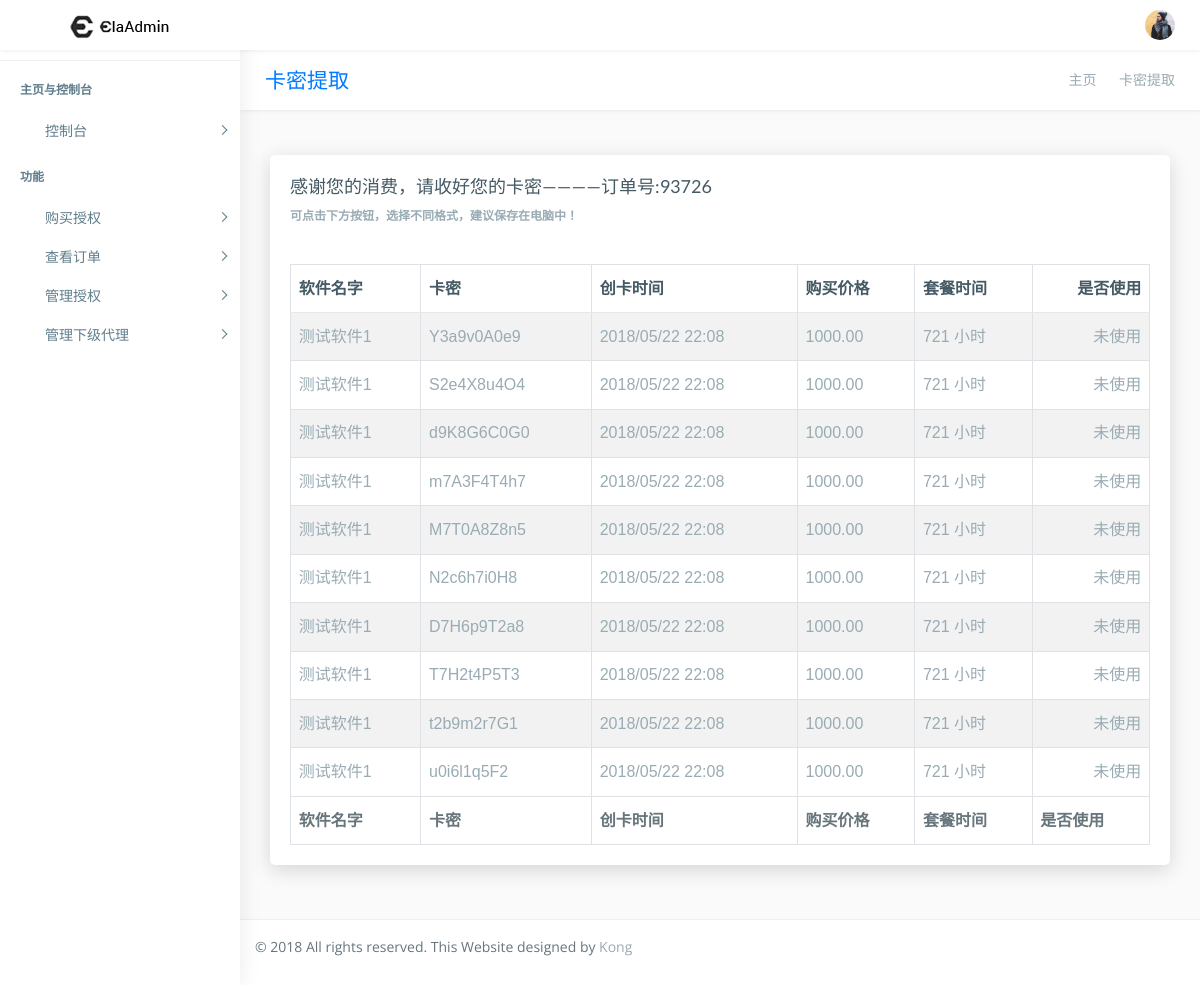
The page /shop/check_deal/93726/ (signed in) on the database its author committed.
### main_app/models.py (models this page shows, shortened)
class Deal_record(models.Model):
    time = models.DateTimeField(verbose_name="交易时间",auto_now_add=True)
    deal_code = models.CharField(verbose_name="交易编号",max_length=5)
    acount = models.ForeignKey(User,verbose_name="交易账户")
    money = models.DecimalField(max_digits=8,decimal_places=2,verbose_name="交易金额",default=0)
    symbol =models.BooleanField(default=True,verbose_name="正负符号") #如果为True，就是交易为入账，如果为负，账户出账
    notes = models.CharField(default="无",verbose_name="交易备注",max_length=30,blank=True)

class Time_code(models.Model):
    software = models.ForeignKey(Software, verbose_name="软件对象")
    time = models.PositiveIntegerField(verbose_name="时长")
    code = models.CharField(verbose_name="卡密",max_length=10)
    cost = models.DecimalField(max_digits=8,decimal_places=2,verbose_name="价格",default=0)
    proxy_man = models.ForeignKey(User,verbose_name="代理",null=True)
    used = models.BooleanField(verbose_name="是否使用过",default=False)
    deal_object = models.ForeignKey(Deal_record,verbose_name="交易对象",null=True)
    begin_time = models.DateTimeField(verbose_name="创卡时间",default=timezone.now)

class Software(models.Model):
    software_id = models.PositiveIntegerField(verbose_name="软件ID", unique=True)
    software_name = models.CharField(verbose_name="软件名", max_length=30)
    software_version_number = models.CharField(verbose_name="软件版本号", max_length=30,default="V1.0")
    software_each_time = models.PositiveIntegerField(verbose_name="套餐时间（按小时计算）",default=720)
    software_cost = models.DecimalField(max_digits=8,decimal_places=2,verbose_name="软件价格",default=0)
    software_try = models.BooleanField(verbose_name="是否开启试用",default=False)
    software_try_hours = models.PositiveIntegerField(verbose_name="试用时长",default=0)

### main_app/views/web/base_web.py (the view)
# urls.py: url(r'^shop/check_deal/(?P<deal_code>[0-9]+)/$',check_deal,name="check_deal"),
@login_required
def check_deal(request,deal_code):
        deal_record = Deal_record.objects.get(deal_code=deal_code)
        if deal_record.acount != request.user:
            return redirect("index")
        codes_list = Time_code.objects.filter(deal_object=deal_record)
        context = {"codes_list":codes_list,"deal_record":deal_record}
        return render(request,'table-datatable.html',context=context)

### templates/table-datatable.html (shortened to what this page needs)
{% extends "base.html" %}
{% load staticfiles %}
{% block wrapper %}
        <div class="page-wrapper">
            <div class="row page-titles">
                <div class="col-md-5 align-self-center">
                    <h3 class="text-primary">卡密提取</h3> </div>
                <div class="col-md-7 align-self-center">
                    <ol class="breadcrumb">
                        <li class="breadcrumb-item"><a href="{% url "index" %}">主页</a></li>
                        <li class="breadcrumb-item active">卡密提取</li>
                    </ol>
                </div>
            </div>
            <div class="container-fluid">
                <div class="row">
                    <div class="col-12">
                        <div class="card">
                            <div class="card-body">
                                <h4 class="card-title">感谢您的消费，请收好您的卡密————订单号:{{ deal_record.deal_code }}</h4>
                                <h6 class="card-subtitle"><strong>可点击下方按钮，选择不同格式，建议保存在电脑中！</strong></h6>
                                <div class="table-responsive m-t-40">
                                    <table id="example23" class="display nowrap table table-hover table-striped table-bordered" cellspacing="0" width="100%">
                                        <thead>
                                            <tr>
                                                <th>软件名字</th>
                                                <th>卡密</th>
                                                <th>创卡时间</th>
                                                <th>购买价格</th>
                                                <th>套餐时间</th>
                                                <th>是否使用</th>
                                            </tr>
                                        </thead>
                                        <tfoot>
                                            <tr>
                                                <th>软件名字</th>
                                                <th>卡密</th>
                                                <th>创卡时间</th>
                                                <th>购买价格</th>
                                                <th>套餐时间</th>
                                                <th>是否使用</th>
                                            </tr>
                                        </tfoot>
                                        <tbody>
                                        {% for i in codes_list %}
                                            <tr>
                                                <td>{{ i.software.software_name }}</td>
                                                <td>{{ i.code }}</td>
                                                <td>{{ i.begin_time|date:"Y/m/d H:i"}}</td>
                                                <td>{{ i.cost }}</td>
                                                <td>{{ i.time }} 小时</td>
                                                {% if i.used %}
                                                    <td>已使用</td>
                                                {% else %}
                                                    <td>未使用</td>
                                                {% endif %}
                                            </tr>
                                        {% endfor %}
                                        </tbody>
                                    </table>
                                </div>
                            </div>
                        </div>
                    </div>
                </div>
            </div>
{% endblock wrapper %}

### main_app/static/css/helper.css (style rules this page uses)
.m-t-40 { margin-top: 40px!important; }

### rows shown on the page
Deal_record: deal_code "93726"
Time_code: software.software_name "测试软件1", code "Y3a9v0A0e9", begin_time "2018/05/22 22:08", cost "1000.00", time "721", used "未使用"
Time_code: software.software_name "测试软件1", code "S2e4X8u4O4", begin_time "2018/05/22 22:08", cost "1000.00", time "721", used "未使用"
Time_code: software.software_name "测试软件1", code "d9K8G6C0G0", begin_time "2018/05/22 22:08", cost "1000.00", time "721", used "未使用"
Time_code: software.software_name "测试软件1", code "m7A3F4T4h7", begin_time "2018/05/22 22:08", cost "1000.00", time "721", used "未使用"
Time_code: software.software_name "测试软件1", code "M7T0A8Z8n5", begin_time "2018/05/22 22:08", cost "1000.00", time "721", used "未使用"
Time_code: software.software_name "测试软件1", code "N2c6h7i0H8", begin_time "2018/05/22 22:08", cost "1000.00", time "721", used "未使用"
Time_code: software.software_name "测试软件1", code "D7H6p9T2a8", begin_time "2018/05/22 22:08", cost "1000.00", time "721", used "未使用"
Time_code: software.software_name "测试软件1", code "T7H2t4P5T3", begin_time "2018/05/22 22:08", cost "1000.00", time "721", used "未使用"
Time_code: software.software_name "测试软件1", code "t2b9m2r7G1", begin_time "2018/05/22 22:08", cost "1000.00", time "721", used "未使用"
Time_code: software.software_name "测试软件1", code "u0i6l1q5F2", begin_time "2018/05/22 22:08", cost "1000.00", time "721", used "未使用"
